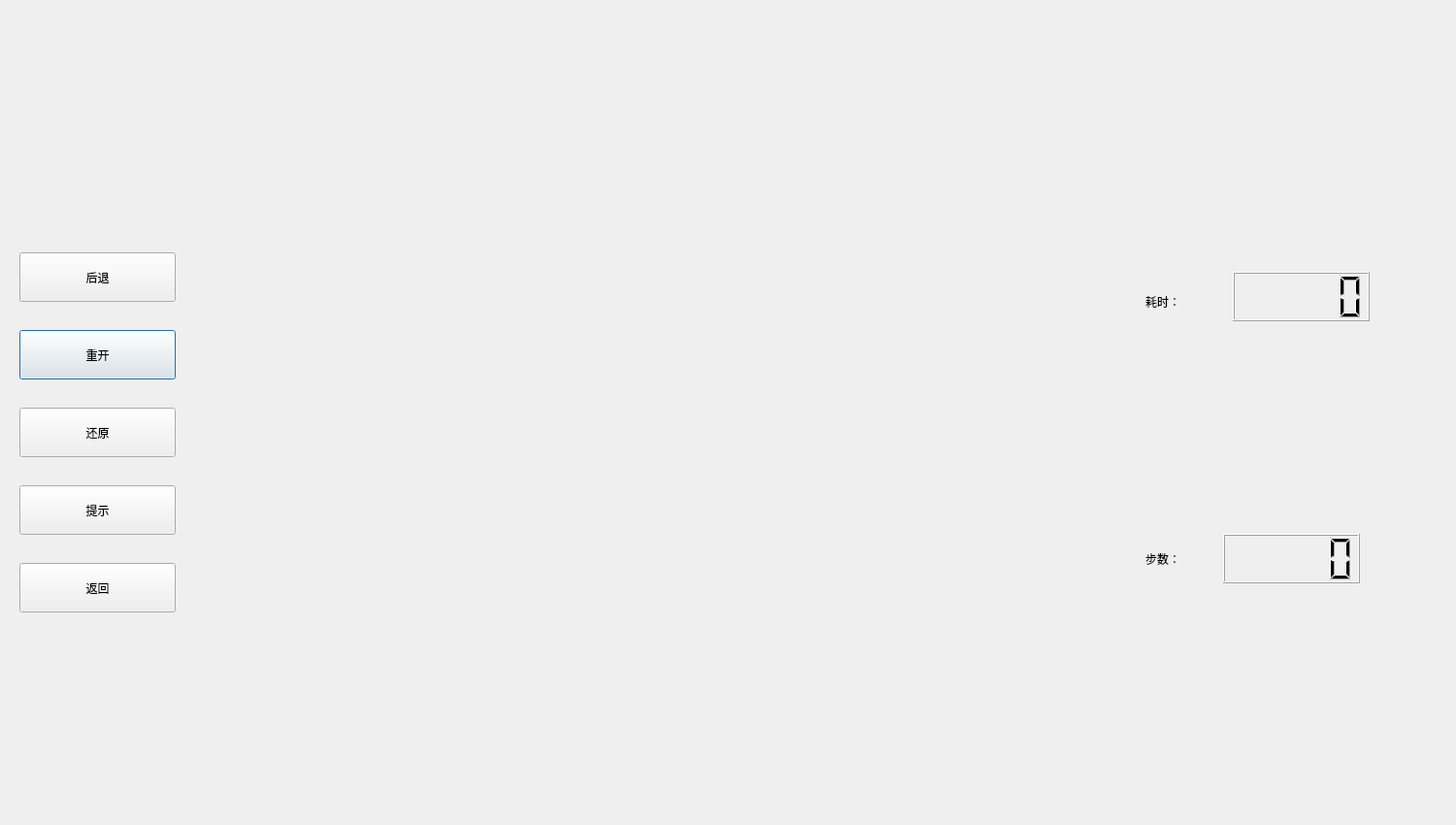
<?xml version="1.0" encoding="UTF-8"?>
<ui version="4.0">
 <class>play4x4</class>
 <widget class="QDialog" name="play4x4">
  <property name="geometry">
   <rect>
    <x>0</x>
    <y>0</y>
    <width>1500</width>
    <height>850</height>
   </rect>
  </property>
  <property name="minimumSize">
   <size>
    <width>1500</width>
    <height>800</height>
   </size>
  </property>
  <property name="maximumSize">
   <size>
    <width>2000</width>
    <height>2000</height>
   </size>
  </property>
  <property name="contextMenuPolicy">
   <enum>Qt::ContextMenuPolicy::PreventContextMenu</enum>
  </property>
  <property name="windowTitle">
   <string>拼图小游戏</string>
  </property>
  <widget class="QPushButton" name="btnRestart">
   <property name="geometry">
    <rect>
     <x>20</x>
     <y>340</y>
     <width>161</width>
     <height>51</height>
    </rect>
   </property>
   <property name="styleSheet">
    <string notr="true">font: 25pt &quot;Arial Unicode MS&quot;;
</string>
   </property>
   <property name="text">
    <string>重开</string>
   </property>
  </widget>
  <widget class="QLabel" name="label">
   <property name="geometry">
    <rect>
     <x>1180</x>
     <y>545</y>
     <width>121</width>
     <height>61</height>
    </rect>
   </property>
   <property name="styleSheet">
    <string notr="true">font: 25pt &quot;Arial Unicode MS&quot;;
</string>
   </property>
   <property name="text">
    <string>步数：</string>
   </property>
   <property name="textFormat">
    <enum>Qt::TextFormat::PlainText</enum>
   </property>
  </widget>
  <widget class="QLCDNumber" name="lcdStep_2">
   <property name="geometry">
    <rect>
     <x>1270</x>
     <y>280</y>
     <width>141</width>
     <height>51</height>
    </rect>
   </property>
   <property name="digitCount">
    <number>5</number>
   </property>
  </widget>
  <widget class="QPushButton" name="btnBack">
   <property name="geometry">
    <rect>
     <x>20</x>
     <y>580</y>
     <width>161</width>
     <height>51</height>
    </rect>
   </property>
   <property name="styleSheet">
    <string notr="true">font: 25pt &quot;Arial Unicode MS&quot;;
</string>
   </property>
   <property name="text">
    <string>返回</string>
   </property>
  </widget>
  <widget class="QLabel" name="time_labl">
   <property name="geometry">
    <rect>
     <x>1180</x>
     <y>280</y>
     <width>121</width>
     <height>61</height>
    </rect>
   </property>
   <property name="styleSheet">
    <string notr="true">font: 25pt &quot;Arial Unicode MS&quot;;
</string>
   </property>
   <property name="text">
    <string>耗时：</string>
   </property>
   <property name="textFormat">
    <enum>Qt::TextFormat::PlainText</enum>
   </property>
  </widget>
  <widget class="QPushButton" name="pushButton_3">
   <property name="geometry">
    <rect>
     <x>20</x>
     <y>500</y>
     <width>161</width>
     <height>51</height>
    </rect>
   </property>
   <property name="styleSheet">
    <string notr="true">font: 25pt &quot;Arial Unicode MS&quot;;
</string>
   </property>
   <property name="text">
    <string>提示</string>
   </property>
  </widget>
  <widget class="QPushButton" name="pushButton_2">
   <property name="geometry">
    <rect>
     <x>20</x>
     <y>420</y>
     <width>161</width>
     <height>51</height>
    </rect>
   </property>
   <property name="styleSheet">
    <string notr="true">font: 25pt &quot;Arial Unicode MS&quot;;
</string>
   </property>
   <property name="text">
    <string>还原</string>
   </property>
  </widget>
  <widget class="QLCDNumber" name="lcdStep">
   <property name="geometry">
    <rect>
     <x>1260</x>
     <y>550</y>
     <width>141</width>
     <height>51</height>
    </rect>
   </property>
  </widget>
  <widget class="QPushButton" name="btnreturn">
   <property name="geometry">
    <rect>
     <x>20</x>
     <y>260</y>
     <width>161</width>
     <height>51</height>
    </rect>
   </property>
   <property name="styleSheet">
    <string notr="true">font: 25pt &quot;Arial Unicode MS&quot;;
</string>
   </property>
   <property name="text">
    <string>后退</string>
   </property>
  </widget>
  <widget class="QWidget" name="gridLayoutWidget">
   <property name="geometry">
    <rect>
     <x>220</x>
     <y>20</y>
     <width>800</width>
     <height>800</height>
    </rect>
   </property>
   <layout class="QGridLayout" name="gridLayout">
    <property name="sizeConstraint">
     <enum>QLayout::SizeConstraint::SetDefaultConstraint</enum>
    </property>
   </layout>
  </widget>
 </widget>
 <resources/>
 <connections/>
</ui>
